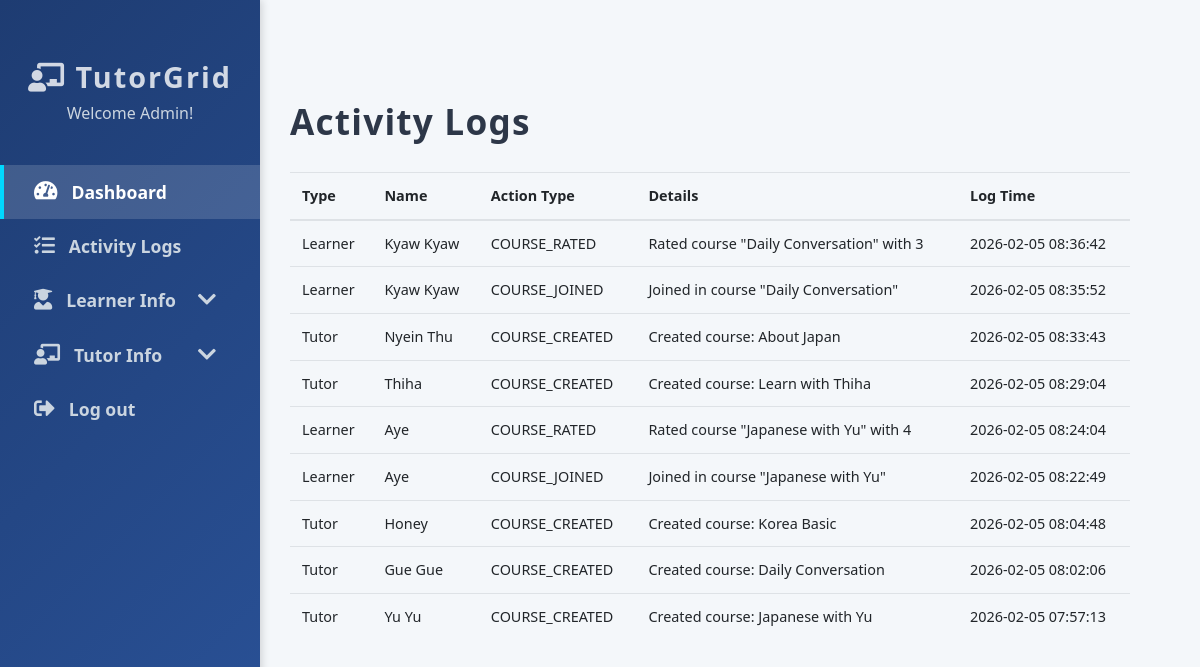
Screenshot of /Php_Code/activity_logs.php with the database file from the repository.
### tables this page shows
CREATE TABLE `activity_log` (
  `LogID` int(11) NOT NULL,
  `user_type` enum('Tutor','Learner') NOT NULL,
  `user_name` varchar(150) NOT NULL,
  `action` varchar(100) NOT NULL,
  `details` text DEFAULT NULL,
  `log_time` timestamp NOT NULL DEFAULT current_timestamp()
);

### Php_Code/activity_logs.php (the view, shortened to what this page needs)
<?php
include 'connection.php';
?>
<!DOCTYPE html>
<html lang="en">
<head>
  <link rel="stylesheet" href="https://stackpath.bootstrapcdn.com/bootstrap/4.5.2/css/bootstrap.min.css" />
  <link rel="stylesheet" href="https://cdnjs.cloudflare.com/ajax/libs/font-awesome/5.15.4/css/all.min.css" />
</head>
<body>
 <nav class="sidebar">
    <div class="profile">
      <h3><i class="fas fa-chalkboard-teacher"></i> TutorGrid</h3>
      <p>Welcome Admin!</p>
    </div>
    <ul class="nav flex-column">
      <li class="nav-item">
        <a class="nav-link active" href="admin_dashboard.php">
          <i class="fas fa-tachometer-alt"></i> Dashboard
        </a>
      </li>
        <li class="nav-item">
        <a class="nav-link" href="activity_logs.php">
          <i class="fas fa-tasks"></i>Activity Logs
        </a>
      </li>
      <li class="nav-item">
        <a class="nav-link submenu-toggle" href="#">
          <i class="fas fa-user-graduate"></i> Learner Info
          <i class="fas fa-chevron-down ml-auto"></i>
        </a>
      </li>
      <li class="nav-item">
        <a class="nav-link submenu-toggle" href="#">
          <i class="fas fa-chalkboard-teacher"></i> Tutor Info
          <i class="fas fa-chevron-down ml-auto"></i>
        </a>
      </li>
      <li class="nav-item">
        <a class="nav-link" href="logout.php">
          <i class="fas fa-sign-out-alt"></i> Log out
        </a>
      </li>
    </ul>
  </nav>
  <main role="main">
    <div class="table-container">
      <h2>Activity Logs</h2>
      <div class="table-responsive">
        <table class="table">
          <thead>
            <tr>
            <th>Type</th>
            <th>Name</th>
            <th>Action Type</th>
            <th>Details</th>
            <th>Log Time</th>
            </tr>
          </thead>
          <tbody>
          <?php
            $result=mysqli_query($con,"SELECT * FROM Activity_Log ORDER BY log_time DESC");
            while($user = mysqli_fetch_assoc($result)){
              echo "<tr>";
              echo "<td>".$user["user_type"]."</td>";
              echo "<td>".$user["user_name"]."</td>";
              echo "<td>".$user["action"]."</td>";
              echo "<td>".$user["details"]."</td>";
              echo "<td>".$user["log_time"]."</td>";
              echo "</tr>";
            }
          ?>
          </tbody>
        </table>
      </div>
    </div>
  </main>
</body>
</html>

### Php_Code/activity_logs.php (style rules this page uses)
body { font-family: 'Segoe UI', Tahoma, Geneva, Verdana, sans-serif; background: #f4f7fa; margin: 0; display: flex; min-height: 100vh; font-size:0.9rem; }
.sidebar { position: fixed; top: 0; bottom: 0; left: 0; width: 260px; background: linear-gradient(135deg, #1e3c72 0%, #2a5298 100%); color: white; box-shadow: 2px 0 8px rgba(0,0,0,0.15); padding-top: 60px; z-index: 100; display: flex; flex-direction: column; }
.sidebar .profile { text-align: center; margin-bottom: 40px; }
.sidebar .profile h3 { font-weight: 700; letter-spacing: 2px; font-size: 1.8rem; margin-bottom: 6px; color: #ffffffcc; }
.sidebar .profile p { font-size: 1rem; color: #cbd5e0; margin: 0; }
.sidebar ul.nav { list-style: none; padding-left: 0; margin: 0; }
.sidebar .nav-item { margin-bottom: 0; }
.sidebar .nav-link { display: flex; align-items: center; color: #cbd5e0; font-weight: 600; font-size: 1.1rem; padding: 14px 30px; border-left: 4px solid transparent; transition: all 0.3s ease; cursor: pointer; user-select: none; text-decoration: none; }
.sidebar .nav-link:hover, .sidebar .nav-link.active { background: rgba(255,255,255,0.15); color: #fff; border-left: 4px solid #00d8ff; text-decoration: none; }
.sidebar .nav-link i { margin-right: 14px; font-size: 1.3rem; }
main { margin-left: 240px; padding: 40px 50px; width: calc(100% - 260px); background: #f4f7fa; min-height: 100vh; }
main h2 { font-weight: 700; color: #2d3748; margin-bottom: 30px; letter-spacing: 1.2px; font-size: 2.2rem; }
.table-container { margin-top: 60px; }

### rows the page displays
activity_log: user_type "Learner", user_name "Kyaw Kyaw", action "COURSE_RATED", details "Rated course \"Daily Conversation\" with 3", log_time "2026-02-05 08:36:42"
activity_log: user_type "Learner", user_name "Kyaw Kyaw", action "COURSE_JOINED", details "Joined in course \"Daily Conversation\"", log_time "2026-02-05 08:35:52"
activity_log: user_type "Tutor", user_name "Nyein Thu", action "COURSE_CREATED", details "Created course: About Japan", log_time "2026-02-05 08:33:43"
activity_log: user_type "Tutor", user_name "Thiha", action "COURSE_CREATED", details "Created course: Learn with Thiha", log_time "2026-02-05 08:29:04"
activity_log: user_type "Learner", user_name "Aye", action "COURSE_RATED", details "Rated course \"Japanese with Yu\" with 4", log_time "2026-02-05 08:24:04"
activity_log: user_type "Learner", user_name "Aye", action "COURSE_JOINED", details "Joined in course \"Japanese with Yu\"", log_time "2026-02-05 08:22:49"
activity_log: user_type "Tutor", user_name "Honey", action "COURSE_CREATED", details "Created course: Korea Basic", log_time "2026-02-05 08:04:48"
activity_log: user_type "Tutor", user_name "Gue Gue", action "COURSE_CREATED", details "Created course: Daily Conversation", log_time "2026-02-05 08:02:06"
activity_log: user_type "Tutor", user_name "Yu Yu", action "COURSE_CREATED", details "Created course: Japanese with Yu", log_time "2026-02-05 07:57:13"
